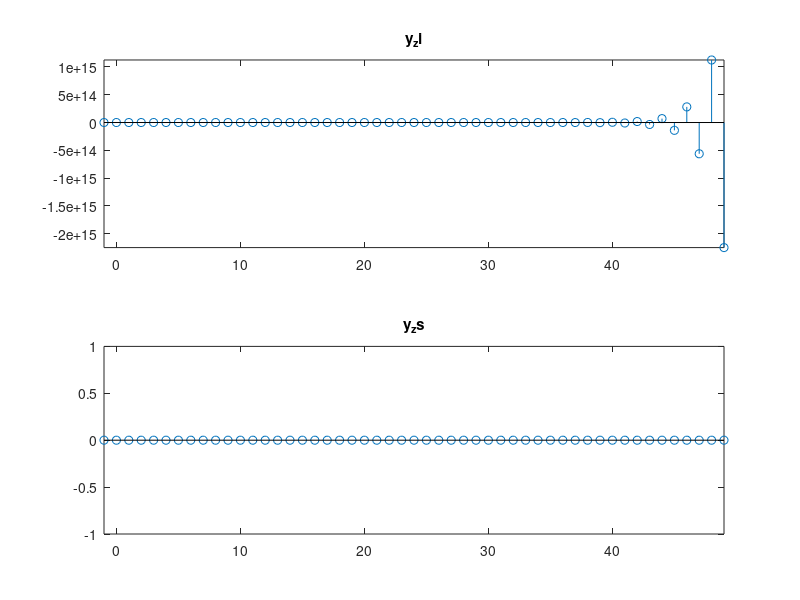

Reproduce this figure in MATLAB.
%????
% yNeg2 = 0.5;
% yNeg1 = 0;
% yzi0 = -3*yNeg1-2*yNeg2;
% yzi(1) = -3*yzi0-2*yNeg1;
% yzi(2) = -3*yzi(1)-2*yzi0;
% for i = 3:50
%     yzi(i) = -3*yzi(i-1)-2*yzi(i-2);
% end
% subplot(211)
% xk = 0:50;
% yzik = [yzi0,yzi];
% stem(xk,yzik,'filled');
% title('zero input');
% 
% yNeg2 = 0;
% yNeg1 = 0;
% yzs0 = 2^0 -3*yNeg1-2*yNeg2;
% yzs(1) = 2^1 -3*yzs0-2*yNeg1;
% yzs(2) = 2^2 -3*yzs(1)-2*yzs0;
% for i = 3:50
%     yzs(i) = -3*yzs(i-1)-2*yzs(i-2) + 2^i;
% end
% subplot(212)
% xk = 0:50;
% yzsk = [yzs0,yzs];
% stem(xk,yzsk,'filled');
% title('zero stagement');

%filter??
k = 0:50;
f = 2.^k;
num = 1;
den = [1 3 2];
z = filtic(num,den,[0,1/2]);
y_zi = filter(num,den,zeros(size(k)),z);
y_all = filter(num,den,zeros(size(k)),z);
y_zs = y_all - y_zi;
figure;
subplot(211);
stem(k-1,y_zi);
title('y_zi');
axis tight
subplot(212);
stem(k-1,y_zs);
title('y_zs');
axis tight